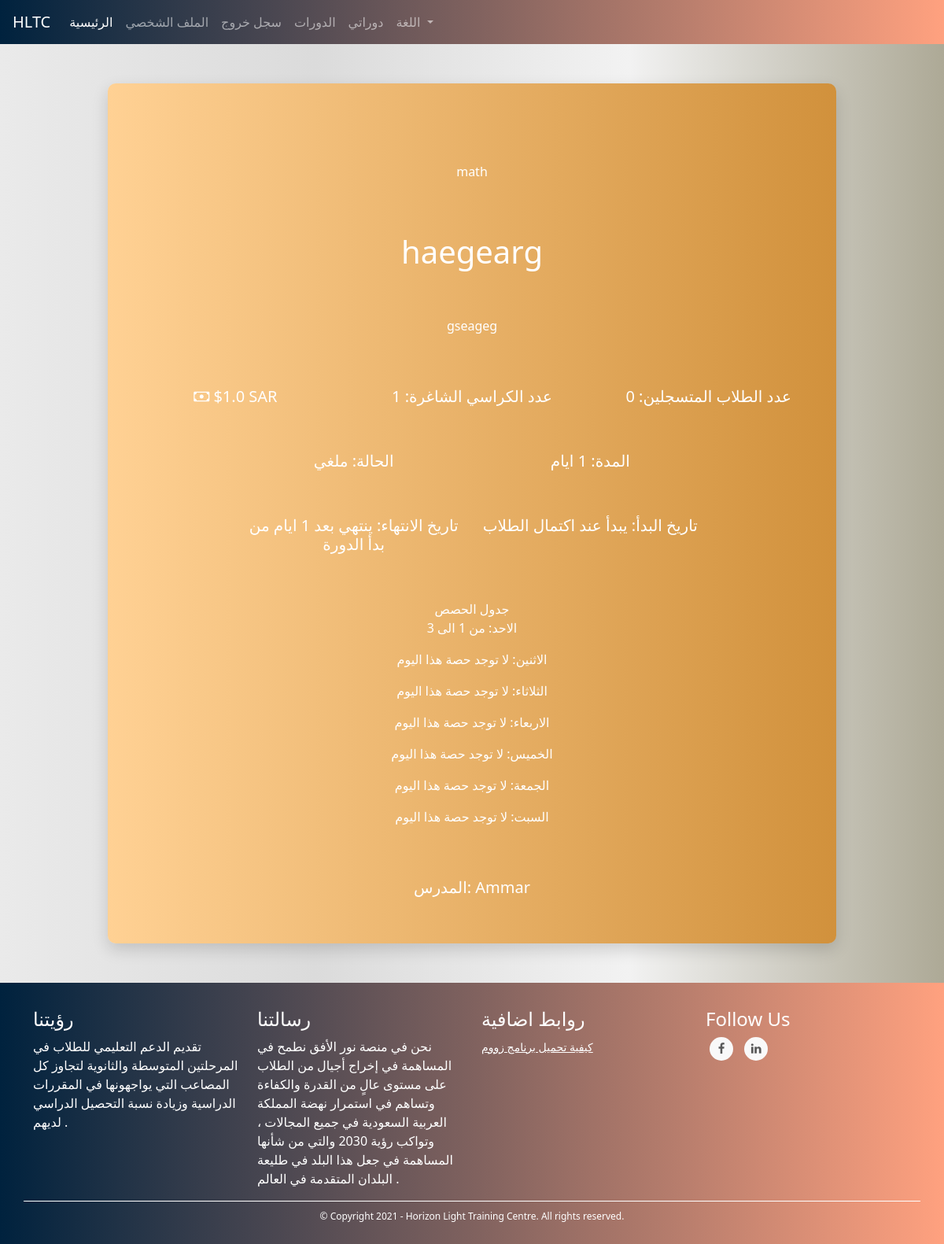
/courses/1 (signed in), run on the app's committed database.
### TUTOR/models.py (models this page shows, shortened)
class CourseModel(db.Model):
    id = db.Column(db.Integer, primary_key=True)
    name = db.Column(db.String(130), nullable=False)
    description = db.Column(db.String(1000), nullable=False)
    subject = db.Column(db.String(), nullable=False)
    price = db.Column(db.Integer, nullable=False)
    min_students = db.Column(db.Integer, nullable=False)
    max_students = db.Column(db.Integer, nullable=False)
    currency = db.Column(db.String(3), nullable=False)
    began = db.Column(db.Boolean, nullable=False, default=False)
    ended = db.Column(db.Boolean, nullable=False, default=False)
    course_type = db.Column(db.Integer, nullable=False) # 1 for start when min number # 2 for start with min and date
    _period = db.Column(db.Integer, nullable=True) # days
    _start_date = db.Column(db.DateTime, nullable=True)
    _end_date = db.Column(db.DateTime, nullable=True)
    links = db.Column(db.String(), nullable=False) # {"zoom_for_tutor": "link", "zoom_for_students": "link", ...}
    weekly_time_table_json  = db.Column(db.String(1000), nullable=False) # {"saturday": {"from": ..., "to": ...}, ...}
    _state = db.Column(db.String(), nullable=False, default=json.dumps({"state_code": 1, "state_string": "لم تبدأ بعد", "allowed_actions": ["join", "view", "start", "cancel"]})) # {"state_code": 2, "state_string": "قائم", "allowed_actions": ["view", "end"]} {"state_code": 3, "state_string": "انتهى", "allowed_actions": ["delete"]} {"state_code": 4, "state_string": "ملغي", "allowed_actions": ["delete"]}
    number_of_students_paid = db.Column(db.Integer, nullable=False, default=0)
    have_sent_first_payment_emails = db.Column(db.Boolean, nullable=False, default=False)
    created_by_admin = db.Column(db.Boolean, nullable=False)
    creation_date = db.Column(db.DateTime, nullable=False, default=datetime.utcnow)
    payment_model = db.relationship('PaymentModel', backref='course', uselist=False)
    tutor_data_model_id = db.Column(db.Integer, db.ForeignKey('tutor_data_model.id'),
        nullable=False)
    @property
    def period(self):
        if not self._period:
            return int((datetime.date(self._end_date) - datetime.date(self._start_date)).days)
        else:
            return self._period
    def price_for_student(self, student):
        discount_percentage = run_discount_checks(student, self)
        finale_price = self.price - ((self.price * discount_percentage) / 100)
        return finale_price
    def has_discount_for_student(self, student):
        discount_price = self.price_for_student(student)
        return True if discount_price != self.price else False
    @property
    def weekly_time_table(self):
        return json.loads(self.weekly_time_table_json)
    @property
    def start_date(self):
        return "يبدأ عند اكتمال الطلاب" if self._start_date == None else datetime.date(self._start_date)
    @property
    def end_date(self):
        return f"ينتهي بعد {self.period} ايام من بدأ الدورة" if self._end_date == None else datetime.date(self._end_date)
    @property
    def number_of_participants(self):
        return len(self.students)
    @property
    def empty_seats(self):
        return self.max_students - self.number_of_participants
    def link(self, name):
        return json.loads(self.links)[name]
    @property
    def state(self): # hold the course's state for example (is it runnung or hasn't began yet...) this helps with determaning what to do with the couse next for example (if it's running we should look into if it should end)
        return json.loads(self._state)
    @staticmethod
    def is_allowed_to_control_course(course, user):
        user_type = user.user_type
        if not user_type == "student":
            allow_tutors_edit_course_setting = SiteSettingsModel.instance().allow_tutors_to_edit_courses["setting_value"]
            if user_type == "tutor":
                tutor = user.tutor_data_model
                if not allow_tutors_edit_course_setting or not course in tutor.courses:
                    return False
                else:
                    if user == course.tutor.user:
                        return True
                    else:
                        return False
            else:
                return True
        else:
            return False
    def start(self):
        self.began = True
        self._state = json.dumps({"state_code": 2, "state_string": "قائم", "allowed_actions": ["view", "end", "cancel"]})
        if self.course_type == 1:
            now = datetime.date(datetime.utcnow())
            self._start_date = now
            self._end_date = now + timedelta(days=self.period)
        db.session.commit()
        for sdm in self.students: # the paymetn is when a student joins not when the course begins bcz the course wont begin if students didn't pay
            send_student_course_start_email(sdm.user, self)
        send_tutor_course_start_email(self.tutor.user, self)
        return True
    def end(self):
        self.ended = True
        self._state = json.dumps({"state_code": 3, "state_string": "انتهى", "allowed_actions": ["delete"]})
        db.session.commit()
        for sdm in self.students:
            send_student_course_ended_email(sdm.user, self)
        send_tutor_course_ended_email(self.tutor.user, self)
        return True
    def cancel(self):
        self._state = json.dumps({"state_code": 4, "state_string": "ملغي", "allowed_actions": ["delete"]})
        db.session.commit()
        self.payment_model.refund_all()
        for sdm in self.students:
            send_student_course_canceled_email(sdm.user, self)
        send_tutor_course_canceled_email(self.tutor.user, self)
    def can_join(self, student):
        if self.joinable:
            if not self.has_student(student):
                if len(self.students) < self.max_students: # this is a problem since in type 1 max=min
                    if student.user.is_confirmed:
                        return True
        return False
    def has_student(self, student):
        return True if self in student.courses else False
    @property
    def joinable(self):
        return True if "join" in self.state["allowed_actions"] else False
    def show_leave_button(self, student):
        if self.has_student(student) and (not self.payment_model.is_paid_student(student.id)):
            return True
        return False
    def show_leave_request_button(self, student_id):
        return True if AdminstrationStorageModel.instance().eligible_to_add_leave_request(student_id, self.id) else False

class UserModel(db.Model, UserMixin):
    id = db.Column(db.Integer, primary_key=True)
    first_name = db.Column(db.String(128), nullable=False)
    last_name = db.Column(db.String(128), nullable=False)
    username = db.Column(db.String(20), unique=True, nullable=False)
    email = db.Column(db.String(256), unique=True, nullable=False)
    password = db.Column(db.String(255), nullable=False)
    user_type = db.Column(db.String(30), nullable=False)
    _gender = db.Column(db.Boolean, nullable=False, default=True)
    email_confirmation_code = db.Column(db.String(5), nullable=True)
    is_confirmed = db.Column(db.Boolean, nullable=False, default=False)
    creation_date = db.Column(db.DateTime, nullable=False, default=datetime.utcnow)
    admin_data_model = db.relationship('AdminDataModel', backref='user', uselist=False)
    tutor_data_model = db.relationship('TutorDataModel', backref='user', uselist=False)
    student_data_model = db.relationship('StudentDataModel', backref='user', uselist=False)

### TUTOR/COURSES/routes.py (the view, shortened to what this page needs)
@courses_blueprint.route("/courses/<course_id>")
@login_required([])
def course(course_id):
    course = CourseModel.query.get(course_id)
    is_allowed = CourseModel.is_allowed_to_control_course(course, current_user)
    user_type = current_user.user_type
    if user_type == "student":
        return render_template("students/course.html", course=course, is_allowed=is_allowed)
    elif user_type == "tutor":
        return render_template("tutors/course.html", course=course, is_allowed=is_allowed)

### TUTOR/COURSES/routes.py (called while the page is built)
@courses_blueprint.context_processor
def utility_processor():
    return dict(get_language_text=LngObj.get_language_text, get_current_page_language_list=LngObj.get_current_page_language_list, languages=LANGUAGES, admin_types=ADMIN_TYPES, settings=SiteSettingsModel.instance(), time_format_conversion=time_format_conversion)

### TUTOR/models.py (called while the page is built)
@login_manager.user_loader
def load_user(user_id):
    return UserModel.query.get(int(user_id))

    @classmethod
    def instance(cls):
        return cls.query.get(1)

    def eligible_to_add_leave_request(self, student_id, course_id): # if deosn't already has leave request for course and is joined in course and has paid for course
        course = CourseModel.query.get(course_id)
        student = StudentDataModel.query.get(student_id)
        if course in student.courses:
            if course.payment_model.is_paid_student(student.id):
                if not self.has_leave_request_for_course(student.id, course_id):
                    return True
        return False

    @classmethod
    def instance(cls):
        return cls.query.get(1)

### TUTOR/utils/discount_scripts.py (called while the page is built)
def discount_multicourses(student, course):
    return 0

def run_discount_checks(student, course):
    percentages_list = []
    for check in discount_checks_funcs:
        percentages_list.append(check(student, course))
    highest_discount = max(percentages_list)
    return highest_discount

### TUTOR/utils/languages.py (called while the page is built)
    @staticmethod
    def translate(page_name, language=DEFAULT_LANGUAGE): # returns specific language page
        return LngObj.read_language_file(page_name, language)

    @staticmethod
    def read_language_file(page_name, language):
        path = os.path.join(current_app.root_path,"static", "languages", language + ".json")
        with open(path, "r", encoding='utf-8') as f:
            language_dict = json.loads(f.read())
            page_list = language_dict.get(page_name)
            return page_list if page_list else []

    @staticmethod
    def get_validated_page_language_list(view, language_cookie): # returns specific language page with extra validation
        if not language_cookie or language_cookie not in list(LANGUAGES.keys()):
            page_language_list = LngObj.translate(view)
        else:
            page_language_list = LngObj.translate(view, language_cookie)
        return page_language_list

    @staticmethod
    def get_language_text(tag, language_list): # returns single text using it's tag
        return next(x.get("description") for x in language_list if x.get("tag") == tag)

### TUTOR/templates/students/course.html (shortened to what this page needs)
{% extends "template.html" %}
{% block content %}
    <link rel="stylesheet" href="{{ url_for('static', filename='css/course.css') }}">
    <link rel="stylesheet" href="https://cdn.jsdelivr.net/npm/bootstrap-icons@1.3.0/font/bootstrap-icons.css">
    <div class="container parent-cont">
    <div class="row justify-content-center parent-row">
    <div class="col-sm-10 parent-col">
    <div class="container my-cont">
        <div class="row justify-content-center my-row">
            <div class="col my-col">
                <p id="heights-elemnt">{{course.subject}}</p>
            </div>
        </div>
        <div class="row justify-content-center my-row">
            <div class="col my-col">
                <h1>{{course.name}}</h1>
            </div>
        </div>
        <div class="row justify-content-center my-row">
            <div class="col my-col">
                <p>{{ course.description }}</p>
            </div>
        </div>
        <div class="row justify-content-center my-row">
            <div class="col-4 my-col">
                <h5><i class="bi bi-cash"></i> ${{ course.price_for_student(current_user.student_data_mode) }} {{ course.currency }}</h5>
            </div>
            <div class="col-4 my-col">
                <h5>عدد الكراسي الشاغرة: {{ course.empty_seats }}</h5>
            </div>
            <div class="col-4 my-col">
                <h5>عدد الطلاب المتسجلين: {{ course.number_of_participants }}</h5>
            </div>
        </div>
        <div class="row justify-content-center my-row">
            <div class="col-4 my-col">
                <h5>الحالة: {{ course.state.state_string }}</h5>
            </div>
            <div class="col-4 my-col">
                <h5>المدة: {{ course.period }} ايام</h5>
            </div>
        </div>
        <div class="row justify-content-center my-row">
            <div class="col-4 my-col">
                <h5>تاريخ الانتهاء: {{ course.end_date }}</h5>
            </div>
            <div class="col-4 my-col">
                <h5>تاريخ البدأ: {{ course.start_date }}</h5>
            </div>
        </div>
        <div class="row justify-content-center my-row">
            جدول الحصص
            {% for day, time_obj in course.weekly_time_table.items() %}
                {% if time_obj.from != "None" and time_obj.to != "None" %}
                    <div class="col-12 my-col">
                        <p>{{ get_language_text(day, get_current_page_language_list()) }}: {{ get_language_text('from', get_current_page_language_list()) }} {{ time_obj.from }} {{ get_language_text('to', get_current_page_language_list()) }} {{ time_obj.to }}</p>
                    </div>
                {% else %}
                    <div class="col-12 my-col">
                        <p>{{ get_language_text(day, get_current_page_language_list()) }}: {{ get_language_text("no class today", get_current_page_language_list()) }}</p>
                    </div>
                {% endif %}
            {% endfor %}
        </div>
        <div class="row justify-content-center my-row">
            <div class="col-4 my-col">
                <h5>المدرس: {{ course.tutor.user.first_name }}</h5>
            </div>
        </div>
        <div class="row justify-content-center my-row">
            <div class="col my-col">
            </div>
        </div>
    </div>
</div>
</div>
</div>
{% endblock %}

### TUTOR/static/css/global.css (style rules this page uses)
body { background: #ADA996; background: -webkit-linear-gradient(to right, #EAEAEA, #DBDBDB, #F2F2F2, #ADA996); background: linear-gradient(to right, #EAEAEA, #DBDBDB, #F2F2F2, #ADA996); }

### TUTOR/static/css/course.css (style rules this page uses)
.my-cont { border-radius: 10px; -webkit-box-shadow: 0px 8px 20px 0px rgba(0, 0, 0, 0.15); -moz-box-shadow: 0px 8px 20px 0px rgba(0, 0, 0, 0.15); box-shadow: 0px 8px 20px 0px rgba(0, 0, 0, 0.15); background: #D1913C; background: -webkit-linear-gradient(to right, #FFD194, #D1913C); background: linear-gradient(to right, #FFD194, #D1913C); color: white; }
.my-row { margin-top: 50px; margin-bottom: 50px; }
.my-col { text-align: center; }
#heights-elemnt { margin-top: 100px; }

### data on the page
CourseModel: subject "math", name "haegearg", description "gseageg", price_for_student "1.0", currency "SAR", empty_seats "1", state.state_string "ملغي", end_date "ينتهي بعد 1 ايام من بدأ الدورة", start_date "يبدأ عند اكتمال الطلاب"
UserModel: tutor.user.first_name "Ammar"

### other printed values
{{ course.number_of_participants }} "0"
{{ get_language_text(day, get_current_page_language_list()) }} "الاحد"
{{ get_language_text('from', get_current_page_language_list()) }} "من"
{{ get_language_text('to', get_current_page_language_list()) }} "الى"
{{ time_obj.to }} "3"
{{ get_language_text(day, get_current_page_language_list()) }} "الاثنين" "الثلاثاء" "الاربعاء" "الخميس" "الجمعة" "السبت"
{{ get_language_text("no class today", get_current_page_language_list()) }} "لا توجد حصة هذا اليوم" "لا توجد حصة هذا اليوم" "لا توجد حصة هذا اليوم" "لا توجد حصة هذا اليوم" "لا توجد حصة هذا اليوم" "لا توجد حصة هذا اليوم"
